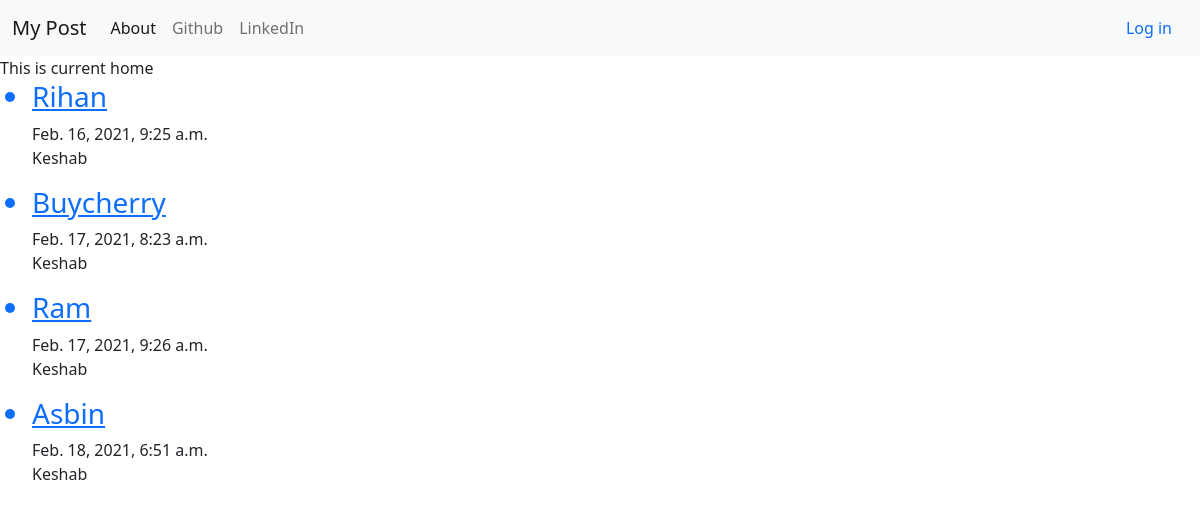
Page /current/ on the committed database.
### blog/models.py (models this page shows, shortened)
class Post(models.Model):
    title = models.CharField(max_length=200)
    text = models.TextField()
    created_date = models.DateTimeField(default=timezone.now)
    published_date=models.DateTimeField(null=True)
    auther= models.ForeignKey(User,on_delete=models.CASCADE)

### blog/views.py (the view)
# urls.py: path('current/',views.current,name='current'),
def current(request):
    post=Post.objects.all()
    return render(request,'blog/current.html',{'post':post})

### blog/templates/blog/current.html
{% extends 'blog/base.html' %}
{% block content %}
This is current home
{% for posts in post %}
<ul><a href="{% url 'viewpost' posts.id %}">
<h3><li>{{posts.title}}
</li></h3></a>
{{posts.created_date}}<br>
{{posts.auther}}
</ul>
{% endfor %}
{% endblock  %}

### rows in the picture
Post: title "Rihan", created_date "Feb. 16, 2021, 9:25 a.m.", auther "Keshab"
Post: title "Buycherry", created_date "Feb. 17, 2021, 8:23 a.m.", auther "Keshab"
Post: title "Ram", created_date "Feb. 17, 2021, 9:26 a.m.", auther "Keshab"
Post: title "Asbin", created_date "Feb. 18, 2021, 6:51 a.m.", auther "Keshab"
